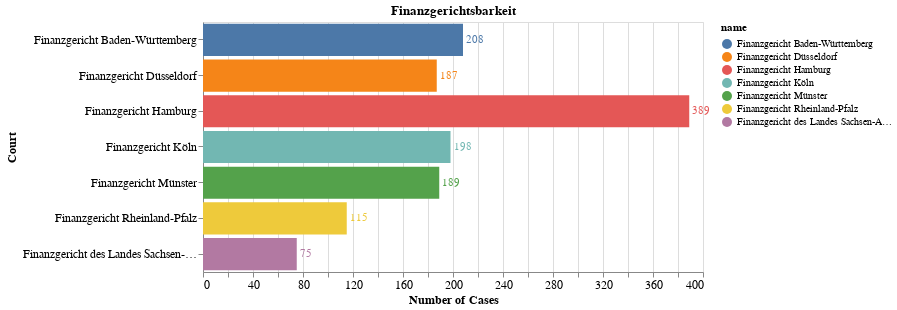

The code cell stored with this chart in its notebook:
### Markdown cell above
### Finanzgerichtsbarkeit

### Code cell
j_charts["Finanzgerichtsbarkeit"]

### Figure 1 — Vega-Lite specification as saved in the notebook (floating-point values rounded to 4 significant figures)
{"config": {"view": {"continuousWidth": 400, "continuousHeight": 300}}, "layer": [{"mark": "bar", "encoding": {"color": {"type": "nominal", "field": "name"}, "x": {"type": "quantitative", "axis": {"labelFontSize": 12, "title": "Number of Cases", "titleFontSize": 12}, "field": "id"}, "y": {"type": "nominal", "axis": {"labelFontSize": 12, "title": "Court", "titleFontSize": 12}, "field": "name"}}, "height": 250, "title": "Finanzgerichtsbarkeit", "width": 500}, {"mark": {"type": "text", "align": "left", "baseline": "middle", "dx": 3}, "encoding": {"color": {"type": "nominal", "field": "name"}, "text": {"type": "quantitative", "field": "id"}, "x": {"type": "quantitative", "axis": {"labelFontSize": 12, "title": "Number of Cases", "titleFontSize": 12}, "field": "id"}, "y": {"type": "nominal", "axis": {"labelFontSize": 12, "title": "Court", "titleFontSize": 12}, "field": "name"}}, "height": 250, "title": "Finanzgerichtsbarkeit", "width": 500}], "data": {"name": "data-07e92a4b1055cb7e6a723abd88f92b77"}, "$schema": "https://vega.github.io/schema/vega-lite/v4.8.1.json", "datasets": {"data-07e92a4b1055cb7e6a723abd88f92b77": [{"name": "Finanzgericht Hamburg", "id": 389}, {"name": "Finanzgericht Baden-Württemberg", "id": 208}, {"name": "Finanzgericht Köln", "id": 198}, {"name": "Finanzgericht Münster", "id": 189}, {"name": "Finanzgericht Düsseldorf", "id": 187}, {"name": "Finanzgericht Rheinland-Pfalz", "id": 115}, {"name": "Finanzgericht des Landes Sachsen-Anhalt", "id": 75}]}}
